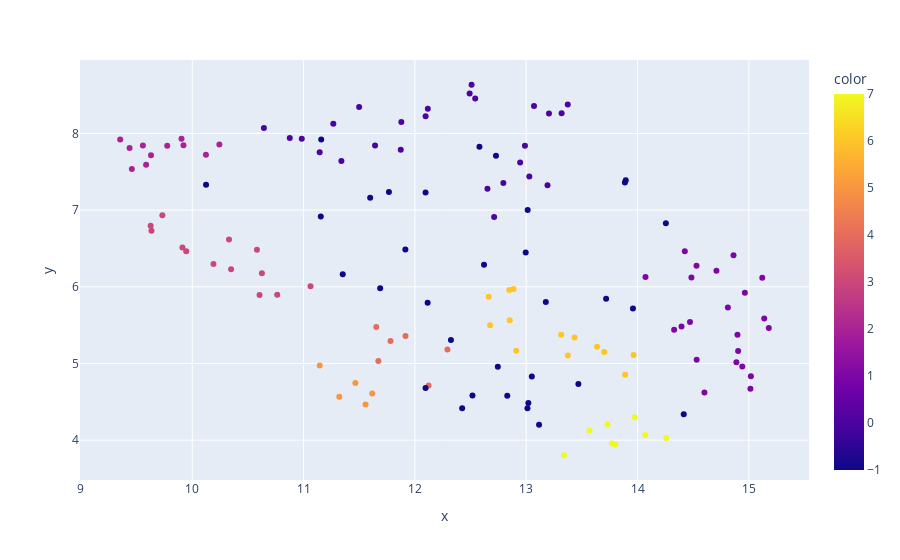

Notebook code for this chart:
### Markdown cell above
If you hover over the data points below, you can identify the token. The color corresponds to the cluster in five dimension. After identification of the tokens per cluster, we only keep groups of tokens where the majority of tokens has a clear relationship to the topic climate change. If you take a look in the output of the cell above, you can eamine this process and the final (cleaned) climate change wordlist.

### Code cell
import plotly.express as px

dim_reducer = umap.UMAP(n_components=2, metric = "cosine", random_state = 42)
dim_reducer.fit(ccv_word_vectors)
U = dim_reducer.transform(ccv_word_vectors)

px.scatter(x = U[:, 0], y = U[:, 1], hover_name = ccv_word_vectors.index, color = labels)

### Figure 1 — Plotly figure (JSON) as saved in the notebook; plotly's stock layout.template omitted (floating-point values rounded to 4 significant figures; data arrays with more than 128 entries replaced by an {"elided": "..."} marker saying what was removed)
{"data": [{"hovertemplate": "<b>%{hovertext}</b><br><br>x=%{x}<br>y=%{y}<br>color=%{marker.color}<extra></extra>", "hovertext": {"elided": "137 str values"}, "legendgroup": "", "marker": {"color": {"elided": "137 int values"}, "coloraxis": "coloraxis", "symbol": "circle"}, "mode": "markers", "name": "", "orientation": "v", "showlegend": false, "type": "scatter", "x": {"elided": "137 float values"}, "xaxis": "x", "y": {"elided": "137 float values"}, "yaxis": "y"}], "layout": {"coloraxis": {"colorbar": {"title": {"text": "color"}}, "colorscale": [[0, "#0d0887"], [0.1111, "#46039f"], [0.2222, "#7201a8"], [0.3333, "#9c179e"], [0.4444, "#bd3786"], [0.5556, "#d8576b"], [0.6667, "#ed7953"], [0.7778, "#fb9f3a"], [0.8889, "#fdca26"], [1, "#f0f921"]]}, "legend": {"tracegroupgap": 0}, "margin": {"t": 60}, "xaxis": {"anchor": "y", "domain": [0, 1], "title": {"text": "x"}}, "yaxis": {"anchor": "x", "domain": [0, 1], "title": {"text": "y"}}}}
